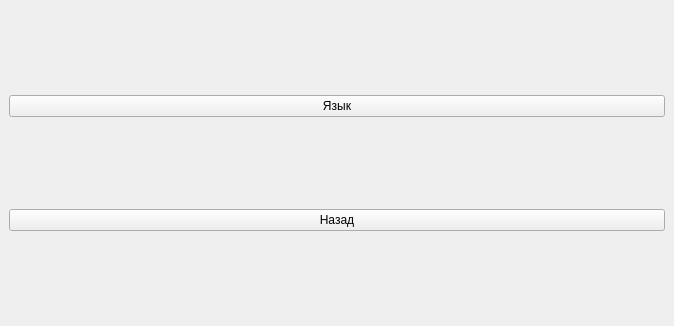
<?xml version="1.0" encoding="UTF-8"?>
<ui version="4.0">
 <class>MainWindow</class>
 <widget class="QMainWindow" name="MainWindow">
  <property name="geometry">
   <rect>
    <x>0</x>
    <y>0</y>
    <width>674</width>
    <height>326</height>
   </rect>
  </property>
  <property name="windowTitle">
   <string>TestComplex</string>
  </property>
  <widget class="QWidget" name="centralwidget">
   <layout class="QGridLayout" name="gridLayout">
    <item row="0" column="0">
     <layout class="QHBoxLayout" name="horizontalLayout">
      <item>
       <widget class="QPushButton" name="LanguageButton">
        <property name="text">
         <string>Язык</string>
        </property>
       </widget>
      </item>
     </layout>
    </item>
    <item row="1" column="0">
     <layout class="QHBoxLayout" name="horizontalLayout_2">
      <item>
       <widget class="QPushButton" name="Back0Button">
        <property name="text">
         <string>Назад</string>
        </property>
       </widget>
      </item>
     </layout>
    </item>
   </layout>
  </widget>
 </widget>
 <resources/>
 <connections/>
</ui>
